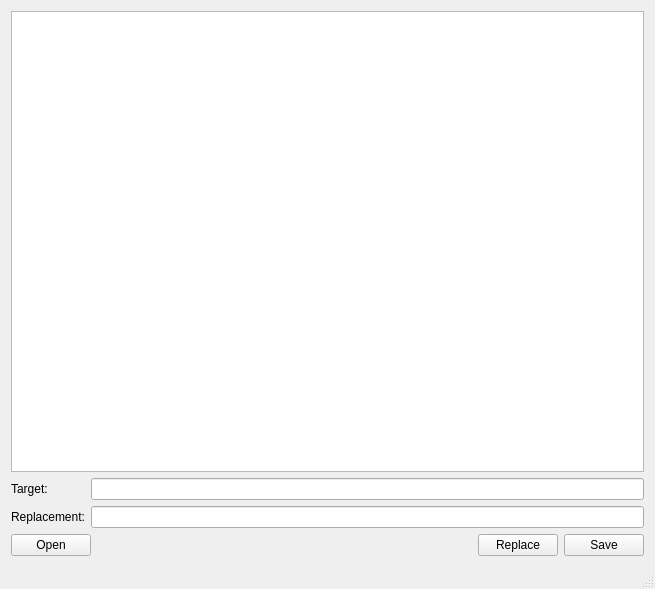
<?xml version="1.0" encoding="UTF-8"?>
<ui version="4.0">
 <class>MainWindow</class>
 <widget class="QMainWindow" name="MainWindow">
  <property name="geometry">
   <rect>
    <x>0</x>
    <y>0</y>
    <width>655</width>
    <height>589</height>
   </rect>
  </property>
  <property name="windowTitle">
   <string>Replacer</string>
  </property>
  <widget class="QWidget" name="centralWidget">
   <layout class="QVBoxLayout" name="verticalLayout">
    <item>
     <widget class="QTextEdit" name="textEdit"/>
    </item>
    <item>
     <layout class="QFormLayout" name="formLayout">
      <item row="0" column="0">
       <widget class="QLabel" name="label">
        <property name="text">
         <string>Target:</string>
        </property>
       </widget>
      </item>
      <item row="0" column="1">
       <widget class="QLineEdit" name="lineEditTarget"/>
      </item>
      <item row="1" column="0">
       <widget class="QLabel" name="label_2">
        <property name="text">
         <string>Replacement:</string>
        </property>
       </widget>
      </item>
      <item row="1" column="1">
       <widget class="QLineEdit" name="lineEditReplacement"/>
      </item>
     </layout>
    </item>
    <item>
     <layout class="QHBoxLayout" name="horizontalLayout">
      <item>
       <widget class="QPushButton" name="pushButtonOpen">
        <property name="text">
         <string>Open</string>
        </property>
       </widget>
      </item>
      <item>
       <spacer name="horizontalSpacer">
        <property name="orientation">
         <enum>Qt::Horizontal</enum>
        </property>
        <property name="sizeHint" stdset="0">
         <size>
          <width>40</width>
          <height>20</height>
         </size>
        </property>
       </spacer>
      </item>
      <item>
       <widget class="QPushButton" name="pushButtonReplace">
        <property name="text">
         <string>Replace</string>
        </property>
       </widget>
      </item>
      <item>
       <widget class="QPushButton" name="pushButtonSave">
        <property name="text">
         <string>Save</string>
        </property>
       </widget>
      </item>
     </layout>
    </item>
   </layout>
  </widget>
  <widget class="QStatusBar" name="statusBar"/>
 </widget>
 <layoutdefault spacing="6" margin="11"/>
 <resources/>
 <connections/>
</ui>
